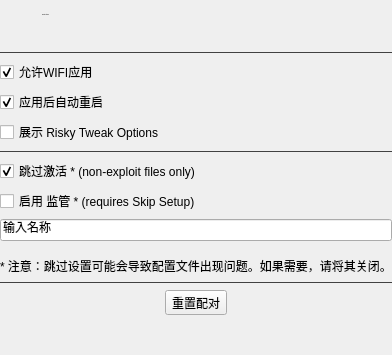
            <widget class="QWidget" name="settingsPage">
             <layout class="QVBoxLayout" name="verticalLayout_10">
              <property name="leftMargin">
               <number>0</number>
              </property>
              <property name="topMargin">
               <number>0</number>
              </property>
              <property name="rightMargin">
               <number>0</number>
              </property>
              <property name="bottomMargin">
               <number>0</number>
              </property>
              <item>
               <widget class="QWidget" name="horizontalWidget_4" native="true">
                <layout class="QHBoxLayout" name="horizontalLayout_13">
                 <property name="spacing">
                  <number>10</number>
                 </property>
                 <property name="leftMargin">
                  <number>0</number>
                 </property>
                 <property name="topMargin">
                  <number>9</number>
                 </property>
                 <property name="rightMargin">
                  <number>0</number>
                 </property>
                 <property name="bottomMargin">
                  <number>9</number>
                 </property>
                 <item>
                  <widget class="QToolButton" name="toolButton_7">
                   <property name="enabled">
                    <bool>false</bool>
                   </property>
                   <property name="styleSheet">
                    <string notr="true">QToolButton {
	icon-size: 24px;
	background-color: transparent;
	padding-left: 0px;
	padding-right: 5px;
	border-radius: 0px;
}</string>
                   </property>
                   <property name="icon">
                    <iconset>
                     <normaloff>:/icon/gear.svg</normaloff>:/icon/gear.svg</iconset>
                   </property>
                  </widget>
                 </item>
                 <item>
                  <widget class="QWidget" name="verticalWidget_3" native="true">
                   <layout class="QVBoxLayout" name="verticalLayout_7">
                    <property name="spacing">
                     <number>6</number>
                    </property>
                    <property name="leftMargin">
                     <number>0</number>
                    </property>
                    <property name="topMargin">
                     <number>0</number>
                    </property>
                    <property name="rightMargin">
                     <number>0</number>
                    </property>
                    <property name="bottomMargin">
                     <number>0</number>
                    </property>
                    <item>
                     <widget class="QLabel" name="springboardOptionsLbl">
                      <property name="font">
                       <font>
                        <pointsize>-1</pointsize>
                        <bold>false</bold>
                       </font>
                      </property>
                      <property name="text">
                       <string>Nugget Settings</string>
                      </property>
                     </widget>
                    </item>
                    <item>
                     <spacer name="verticalSpacer_17">
                      <property name="orientation">
                       <enum>Qt::Vertical</enum>
                      </property>
                      <property name="sizeType">
                       <enum>QSizePolicy::Fixed</enum>
                      </property>
                      <property name="sizeHint" stdset="0">
                       <size>
                        <width>20</width>
                        <height>16</height>
                       </size>
                      </property>
                     </spacer>
                    </item>
                   </layout>
                  </widget>
                 </item>
                 <item>
                  <spacer name="horizontalSpacer_6">
                   <property name="orientation">
                    <enum>Qt::Horizontal</enum>
                   </property>
                   <property name="sizeHint" stdset="0">
                    <size>
                     <width>40</width>
                     <height>20</height>
                    </size>
                   </property>
                  </spacer>
                 </item>
                </layout>
               </widget>
              </item>
              <item>
               <widget class="Line" name="line_11">
                <property name="styleSheet">
                 <string notr="true">QFrame {
	color: #414141;
}</string>
                </property>
                <property name="frameShadow">
                 <enum>QFrame::Plain</enum>
                </property>
                <property name="orientation">
                 <enum>Qt::Horizontal</enum>
                </property>
               </widget>
              </item>
              <item>
               <widget class="QWidget" name="settingsPageContent" native="true">
                <property name="enabled">
                 <bool>true</bool>
                </property>
                <property name="maximumSize">
                 <size>
                  <width>650</width>
                  <height>16777215</height>
                 </size>
                </property>
                <layout class="QVBoxLayout" name="_2">
                 <property name="leftMargin">
                  <number>0</number>
                 </property>
                 <property name="topMargin">
                  <number>0</number>
                 </property>
                 <property name="rightMargin">
                  <number>0</number>
                 </property>
                 <property name="bottomMargin">
                  <number>0</number>
                 </property>
                 <item>
                  <widget class="QCheckBox" name="allowWifiApplyingChk">
                   <property name="text">
                    <string>允许WIFI应用</string>
                   </property>
                   <property name="checked">
                    <bool>true</bool>
                   </property>
                  </widget>
                 </item>
                 <item>
                  <widget class="QCheckBox" name="autoRebootChk">
                   <property name="text">
                    <string>应用后自动重启</string>
                   </property>
                   <property name="checked">
                    <bool>true</bool>
                   </property>
                  </widget>
                 </item>
                 <item>
                  <widget class="QCheckBox" name="showRiskyChk">
                   <property name="text">
                    <string>展示 Risky Tweak Options</string>
                   </property>
                  </widget>
                 </item>
                 <item>
                  <widget class="Line" name="line_24">
                   <property name="styleSheet">
                    <string notr="true">QFrame {
	color: #414141;
}</string>
                   </property>
                   <property name="frameShadow">
                    <enum>QFrame::Plain</enum>
                   </property>
                   <property name="orientation">
                    <enum>Qt::Horizontal</enum>
                   </property>
                  </widget>
                 </item>
                 <item>
                  <widget class="QCheckBox" name="skipSetupChk">
                   <property name="text">
                    <string>跳过激活 * (non-exploit files only)</string>
                   </property>
                   <property name="checked">
                    <bool>true</bool>
                   </property>
                  </widget>
                 </item>
                 <item>
                  <widget class="QCheckBox" name="supervisionChk">
                   <property name="enabled">
                    <bool>true</bool>
                   </property>
                   <property name="text">
                    <string>启用 监管 * (requires Skip Setup)</string>
                   </property>
                   <property name="checked">
                    <bool>false</bool>
                   </property>
                  </widget>
                 </item>
                 <item>
                  <widget class="QLineEdit" name="supervisionOrganization">
                   <property name="text">
                    <string>输入名称</string>
                   </property>
                   <property name="placeholderText">
                    <string>Enter Organization Name</string>
                   </property>
                  </widget>
                 </item>
                 <item>
                  <spacer name="verticalSpacer_21">
                   <property name="orientation">
                    <enum>Qt::Vertical</enum>
                   </property>
                   <property name="sizeType">
                    <enum>QSizePolicy::Fixed</enum>
                   </property>
                   <property name="sizeHint" stdset="0">
                    <size>
                     <width>20</width>
                     <height>10</height>
                    </size>
                   </property>
                  </spacer>
                 </item>
                 <item>
                  <widget class="QLabel" name="label_15">
                   <property name="text">
                    <string>* 注意：跳过设置可能会导致配置文件出现问题。如果需要，请将其关闭。</string>
                   </property>
                  </widget>
                 </item>
                 <item>
                  <widget class="Line" name="line_20">
                   <property name="styleSheet">
                    <string notr="true">QFrame {
	color: #414141;
}</string>
                   </property>
                   <property name="frameShadow">
                    <enum>QFrame::Plain</enum>
                   </property>
                   <property name="orientation">
                    <enum>Qt::Horizontal</enum>
                   </property>
                  </widget>
                 </item>
                 <item>
                  <layout class="QHBoxLayout" name="deviceSettingsBtns">
                   <property name="bottomMargin">
                    <number>0</number>
                   </property>
                   <item>
                    <widget class="QToolButton" name="resetPairBtn">
                     <property name="text">
                      <string>重置配对</string>
                     </property>
                    </widget>
                   </item>
                  </layout>
                 </item>
                 <item>
                  <spacer name="verticalSpacer_5">
                   <property name="orientation">
                    <enum>Qt::Vertical</enum>
                   </property>
                   <property name="sizeHint" stdset="0">
                    <size>
                     <width>20</width>
                     <height>40</height>
                    </size>
                   </property>
                  </spacer>
                 </item>
                </layout>
               </widget>
              </item>
             </layout>
            </widget>
